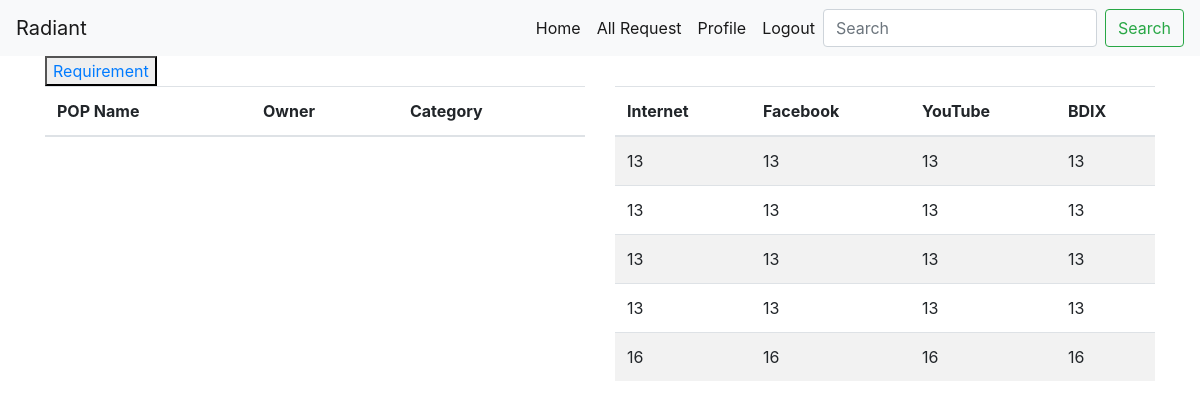
/profile/ (signed in), run on the app's committed database.
### bandwidth/models.py (models this page shows)
class upgrade(models.Model):
    post=models.ForeignKey(article, on_delete=models.CASCADE)
    upgrade_author = models.ForeignKey(author, on_delete=models.CASCADE)
    AfterUpgrade_Internet = models.IntegerField()
    AfterUpgrade_Facebook = models.IntegerField()
    AfterUpgrade_YouTube = models.IntegerField()
    AfterUpgrade_BDInternet = models.IntegerField()
    upgrade_date = models.DateField(auto_now=False, auto_now_add=True)

### bandwidth/views.py (the view)
# urls.py: path('profile/', getProfile, name="profile"),
def getProfile(request):
    if request.user.is_authenticated:
        post = article.objects.filter(article_author=request.user.id)
        posts = upgrade.objects.filter(upgrade_author=request.user.id)
        return render(request,'login_profile.html',{'post':post, 'posts':posts})
    else:
        return redirect('login')

### templates/login_profile.html (shortened to what this page needs)
{% extends 'base.html' %}
{% load static %}
{% block body %}
<div class="container">
    <div class="row">
        <div class="col-6">
                <button><a href="{% url 'downgrade' %}">Requirement </a></button>
        </div>
    </div>
</div>
<div class="container">
  <div class="row">
    <div class="col-6">
      <table class="table table-striped">
        <thead>
          <tr>
            <th scope="col">POP Name</th>
            <th scope="col">Owner</th>
            <th scope="col">Category</th>
          </tr>
        </thead>
      </table>
    </div>
    <div class="col-6">
      <table class="table table-striped">
        <thead>
          <tr>
            <th scope="col">Internet</th>
            <th scope="col">Facebook</th>
            <th scope="col">YouTube</th>
            <th scope="col">BDIX</th>
          </tr>
        </thead>
        <tbody>
          {% for q in posts %}
            <tr>
              <td>{{ q.AfterUpgrade_Internet }}</td>
              <td>{{ q.AfterUpgrade_Facebook }}</td>
              <td>{{ q.AfterUpgrade_YouTube }}</td>
              <td>{{ q.AfterUpgrade_BDInternet }}</td>
            </tr>
          {% endfor %}
        </tbody>
      </table>
    </div>
  </div>
</div>
{% endblock %}

### data on the page
upgrade: AfterUpgrade_Internet "13", AfterUpgrade_Facebook "13", AfterUpgrade_YouTube "13", AfterUpgrade_BDInternet "13"
upgrade: AfterUpgrade_Internet "13", AfterUpgrade_Facebook "13", AfterUpgrade_YouTube "13", AfterUpgrade_BDInternet "13"
upgrade: AfterUpgrade_Internet "13", AfterUpgrade_Facebook "13", AfterUpgrade_YouTube "13", AfterUpgrade_BDInternet "13"
upgrade: AfterUpgrade_Internet "13", AfterUpgrade_Facebook "13", AfterUpgrade_YouTube "13", AfterUpgrade_BDInternet "13"
upgrade: AfterUpgrade_Internet "16", AfterUpgrade_Facebook "16", AfterUpgrade_YouTube "16", AfterUpgrade_BDInternet "16"
